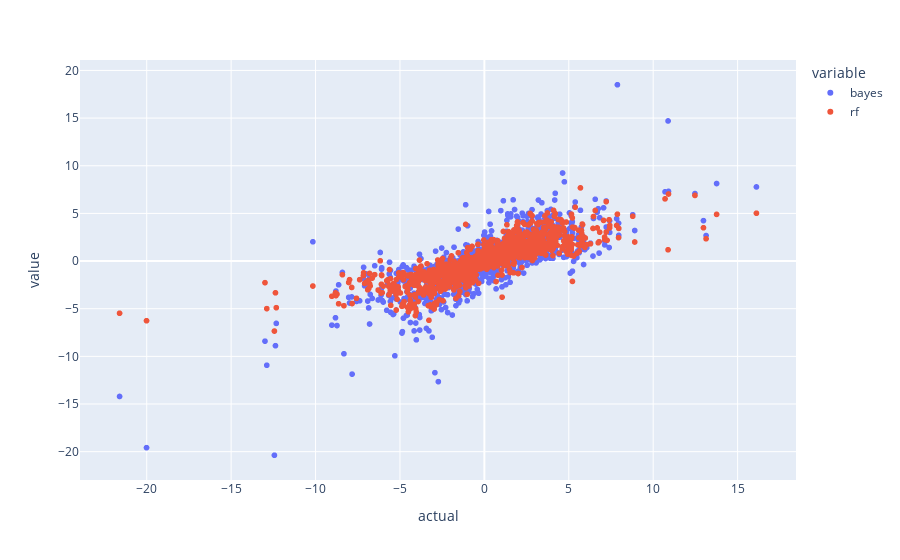

Write notebook code for a chart like this one.
### Code cell
import plotly.express as ex

data = load("week_res")
fig = ex.scatter(data, x="actual", y=["bayes", "rf"])
fig.show()

### Figure 1 — Plotly figure (JSON) as saved in the notebook; plotly's stock layout.template omitted (floating-point values rounded to 4 significant figures; data arrays with more than 128 entries replaced by an {"elided": "..."} marker saying what was removed)
{"data": [{"hovertemplate": "variable=bayes<br>actual=%{x}<br>value=%{y}<extra></extra>", "legendgroup": "bayes", "marker": {"color": "#636efa", "symbol": "circle"}, "mode": "markers", "name": "bayes", "showlegend": true, "type": "scattergl", "x": {"elided": "1555 float values"}, "xaxis": "x", "y": {"elided": "1555 float values"}, "yaxis": "y"}, {"hovertemplate": "variable=rf<br>actual=%{x}<br>value=%{y}<extra></extra>", "legendgroup": "rf", "marker": {"color": "#EF553B", "symbol": "circle"}, "mode": "markers", "name": "rf", "showlegend": true, "type": "scattergl", "x": {"elided": "1555 float values"}, "xaxis": "x", "y": {"elided": "1555 float values"}, "yaxis": "y"}], "layout": {"legend": {"title": {"text": "variable"}, "tracegroupgap": 0}, "margin": {"t": 60}, "xaxis": {"anchor": "y", "domain": [0, 1], "title": {"text": "actual"}}, "yaxis": {"anchor": "x", "domain": [0, 1], "title": {"text": "value"}}}}
